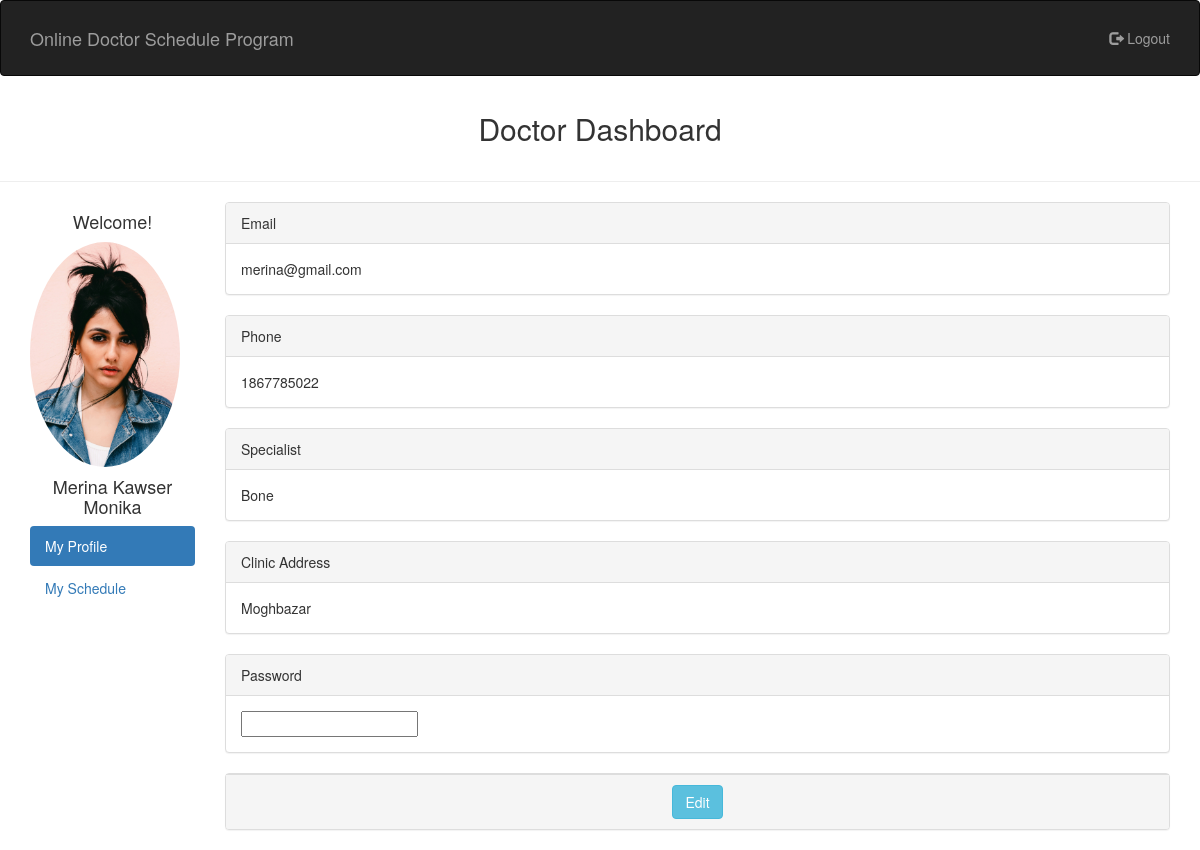
Page /Doctor/dashboard.php (signed in) on the committed database.
### tables this page shows
CREATE TABLE `doctor` (
  `id` int(11) NOT NULL,
  `name` varchar(64) NOT NULL,
  `email` varchar(64) NOT NULL,
  `phone` int(16) NOT NULL,
  `gender` varchar(64) NOT NULL,
  `specialist` varchar(64) NOT NULL,
  `clinic_address` varchar(64) NOT NULL,
  `bmdc` int(20) NOT NULL,
  `file` varchar(64) NOT NULL,
  `password` varchar(64) NOT NULL,
  `status` varchar(64) NOT NULL,
  `s_day` varchar(64) NOT NULL,
  `s_time` varchar(64) NOT NULL
);

### Doctor/update_profile.php (the view, shortened to what this page needs)
<?php
include("../header.php");
?>
<body>
</body>
</html>

### Doctor/profile_logo.php
<?php
include("../header.php");
include("../connection.php");
?>
<body>
<?php
        if(isset($_SESSION['email'])){
            $email = $_SESSION['email'];
            $sql = "SELECT* FROM `doctor` WHERE `email`='$email' && `status`='Accepted'";
            $query = mysqli_query($con, $sql);
            $row = mysqli_num_rows($query);
            if($row>0){
                while($data=mysqli_fetch_assoc($query)){
                    ?>
                    <h4 class="text-center">Welcome!</h4>
                    <img class="img-circle" src="profile/<?php echo $data['file'];?>" alt="profile" style="width:150px; height:auto;">
                    <h4 class="text-center"><?php echo $data['name'];?></h4>
                    <?php
                }
            }
        }
    ?>
</body>

### Doctor/profile.php (shortened to what this page needs)
<?php
include("../header.php");
include("../connection.php");
?>
<body>
<?php
        if(isset($_SESSION['email'])){
            $email = $_SESSION['email'];
            $sql = "SELECT* FROM `doctor` WHERE `email`='$email' && `status`='Accepted'";
            $query = mysqli_query($con, $sql);
            $row = mysqli_num_rows($query);
            if($row>0){
                while($data=mysqli_fetch_assoc($query)){
                    ?>
                    <div class="panel panel-default">
                        <div class="panel-heading">Email</div>
                        <div class="panel-body"><?php echo $data['email'];?></div>
                    </div>
                    <div class="panel panel-default">
                        <div class="panel-heading">Phone</div>
                        <div class="panel-body"><?php echo $data['phone'];?></div>
                    </div>
                    <div class="panel panel-default">
                        <div class="panel-heading">Specialist</div>
                        <div class="panel-body"><?php echo $data['specialist'];?></div>
                    </div>
                    <div class="panel panel-default">
                        <div class="panel-heading">Clinic Address</div>
                        <div class="panel-body"><?php echo $data['clinic_address'];?></div>
                    </div>
                    <div class="panel panel-default">
                        <div class="panel-heading">Password</div>
                        <div class="panel-body"><input type='password' name='password'/></div>
                    </div>
                    <div class="panel panel-default">
                        <div class="panel-footer text-center"><button type="button" class="btn btn-info" data-toggle="modal" data-target="#myModal" >Edit</button></div>
                    </div>
                    <?php
                }
            }
        }
    ?>
                 <p><?php include("update_profile.php");?></p>
</body>

### rows in the picture
doctor: file (picture), name "Merina Kawser Monika", email "merina@gmail.com", phone "1867785022", specialist "Bone", clinic_address "Moghbazar"
